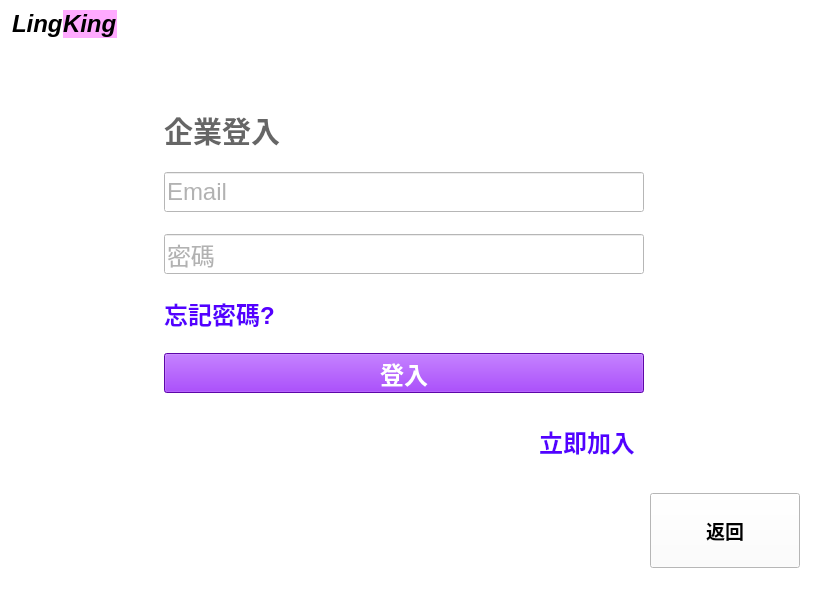
<?xml version="1.0" encoding="UTF-8"?>
<ui version="4.0">
 <class>CompanyLoginWindow</class>
 <widget class="QMainWindow" name="CompanyLoginWindow">
  <property name="geometry">
   <rect>
    <x>0</x>
    <y>0</y>
    <width>837</width>
    <height>600</height>
   </rect>
  </property>
  <property name="windowTitle">
   <string>LingKing</string>
  </property>
  <property name="autoFillBackground">
   <bool>false</bool>
  </property>
  <property name="styleSheet">
   <string notr="true">background-color: rgb(255, 255, 255);</string>
  </property>
  <widget class="QWidget" name="centralwidget">
   <layout class="QGridLayout" name="gridLayout_2">
    <property name="leftMargin">
     <number>12</number>
    </property>
    <property name="topMargin">
     <number>10</number>
    </property>
    <property name="rightMargin">
     <number>12</number>
    </property>
    <property name="bottomMargin">
     <number>10</number>
    </property>
    <item row="0" column="0">
     <layout class="QGridLayout" name="gridLayout">
      <item row="2" column="1">
       <layout class="QVBoxLayout" name="verticalLayout">
        <item>
         <widget class="QLabel" name="label_2">
          <property name="sizePolicy">
           <sizepolicy hsizetype="Minimum" vsizetype="Fixed">
            <horstretch>0</horstretch>
            <verstretch>0</verstretch>
           </sizepolicy>
          </property>
          <property name="minimumSize">
           <size>
            <width>480</width>
            <height>0</height>
           </size>
          </property>
          <property name="maximumSize">
           <size>
            <width>480</width>
            <height>40</height>
           </size>
          </property>
          <property name="palette">
           <palette>
            <active>
             <colorrole role="WindowText">
              <brush brushstyle="SolidPattern">
               <color alpha="255">
                <red>102</red>
                <green>102</green>
                <blue>102</blue>
               </color>
              </brush>
             </colorrole>
             <colorrole role="Button">
              <brush brushstyle="SolidPattern">
               <color alpha="255">
                <red>255</red>
                <green>255</green>
                <blue>255</blue>
               </color>
              </brush>
             </colorrole>
             <colorrole role="Text">
              <brush brushstyle="SolidPattern">
               <color alpha="255">
                <red>156</red>
                <green>156</green>
                <blue>156</blue>
               </color>
              </brush>
             </colorrole>
             <colorrole role="Base">
              <brush brushstyle="SolidPattern">
               <color alpha="255">
                <red>255</red>
                <green>255</green>
                <blue>255</blue>
               </color>
              </brush>
             </colorrole>
             <colorrole role="Window">
              <brush brushstyle="SolidPattern">
               <color alpha="255">
                <red>255</red>
                <green>255</green>
                <blue>255</blue>
               </color>
              </brush>
             </colorrole>
            </active>
            <inactive>
             <colorrole role="WindowText">
              <brush brushstyle="SolidPattern">
               <color alpha="255">
                <red>102</red>
                <green>102</green>
                <blue>102</blue>
               </color>
              </brush>
             </colorrole>
             <colorrole role="Button">
              <brush brushstyle="SolidPattern">
               <color alpha="255">
                <red>255</red>
                <green>255</green>
                <blue>255</blue>
               </color>
              </brush>
             </colorrole>
             <colorrole role="Text">
              <brush brushstyle="SolidPattern">
               <color alpha="255">
                <red>156</red>
                <green>156</green>
                <blue>156</blue>
               </color>
              </brush>
             </colorrole>
             <colorrole role="Base">
              <brush brushstyle="SolidPattern">
               <color alpha="255">
                <red>255</red>
                <green>255</green>
                <blue>255</blue>
               </color>
              </brush>
             </colorrole>
             <colorrole role="Window">
              <brush brushstyle="SolidPattern">
               <color alpha="255">
                <red>255</red>
                <green>255</green>
                <blue>255</blue>
               </color>
              </brush>
             </colorrole>
            </inactive>
            <disabled>
             <colorrole role="WindowText">
              <brush brushstyle="SolidPattern">
               <color alpha="255">
                <red>120</red>
                <green>120</green>
                <blue>120</blue>
               </color>
              </brush>
             </colorrole>
             <colorrole role="Button">
              <brush brushstyle="SolidPattern">
               <color alpha="255">
                <red>255</red>
                <green>255</green>
                <blue>255</blue>
               </color>
              </brush>
             </colorrole>
             <colorrole role="Text">
              <brush brushstyle="SolidPattern">
               <color alpha="255">
                <red>120</red>
                <green>120</green>
                <blue>120</blue>
               </color>
              </brush>
             </colorrole>
             <colorrole role="Base">
              <brush brushstyle="SolidPattern">
               <color alpha="255">
                <red>255</red>
                <green>255</green>
                <blue>255</blue>
               </color>
              </brush>
             </colorrole>
             <colorrole role="Window">
              <brush brushstyle="SolidPattern">
               <color alpha="255">
                <red>255</red>
                <green>255</green>
                <blue>255</blue>
               </color>
              </brush>
             </colorrole>
            </disabled>
           </palette>
          </property>
          <property name="font">
           <font>
            <pointsize>22</pointsize>
            <weight>75</weight>
            <bold>true</bold>
           </font>
          </property>
          <property name="focusPolicy">
           <enum>Qt::NoFocus</enum>
          </property>
          <property name="styleSheet">
           <string notr="true"/>
          </property>
          <property name="text">
           <string>企業登入</string>
          </property>
         </widget>
        </item>
        <item>
         <widget class="QLineEdit" name="email_phone_input">
          <property name="sizePolicy">
           <sizepolicy hsizetype="Minimum" vsizetype="Fixed">
            <horstretch>0</horstretch>
            <verstretch>0</verstretch>
           </sizepolicy>
          </property>
          <property name="minimumSize">
           <size>
            <width>480</width>
            <height>0</height>
           </size>
          </property>
          <property name="maximumSize">
           <size>
            <width>480</width>
            <height>40</height>
           </size>
          </property>
          <property name="palette">
           <palette>
            <active>
             <colorrole role="Button">
              <brush brushstyle="SolidPattern">
               <color alpha="255">
                <red>255</red>
                <green>255</green>
                <blue>255</blue>
               </color>
              </brush>
             </colorrole>
             <colorrole role="Text">
              <brush brushstyle="SolidPattern">
               <color alpha="255">
                <red>102</red>
                <green>102</green>
                <blue>102</blue>
               </color>
              </brush>
             </colorrole>
             <colorrole role="Base">
              <brush brushstyle="SolidPattern">
               <color alpha="255">
                <red>255</red>
                <green>255</green>
                <blue>255</blue>
               </color>
              </brush>
             </colorrole>
             <colorrole role="Window">
              <brush brushstyle="SolidPattern">
               <color alpha="255">
                <red>255</red>
                <green>255</green>
                <blue>255</blue>
               </color>
              </brush>
             </colorrole>
            </active>
            <inactive>
             <colorrole role="Button">
              <brush brushstyle="SolidPattern">
               <color alpha="255">
                <red>255</red>
                <green>255</green>
                <blue>255</blue>
               </color>
              </brush>
             </colorrole>
             <colorrole role="Text">
              <brush brushstyle="SolidPattern">
               <color alpha="255">
                <red>102</red>
                <green>102</green>
                <blue>102</blue>
               </color>
              </brush>
             </colorrole>
             <colorrole role="Base">
              <brush brushstyle="SolidPattern">
               <color alpha="255">
                <red>255</red>
                <green>255</green>
                <blue>255</blue>
               </color>
              </brush>
             </colorrole>
             <colorrole role="Window">
              <brush brushstyle="SolidPattern">
               <color alpha="255">
                <red>255</red>
                <green>255</green>
                <blue>255</blue>
               </color>
              </brush>
             </colorrole>
            </inactive>
            <disabled>
             <colorrole role="Button">
              <brush brushstyle="SolidPattern">
               <color alpha="255">
                <red>255</red>
                <green>255</green>
                <blue>255</blue>
               </color>
              </brush>
             </colorrole>
             <colorrole role="Text">
              <brush brushstyle="SolidPattern">
               <color alpha="255">
                <red>120</red>
                <green>120</green>
                <blue>120</blue>
               </color>
              </brush>
             </colorrole>
             <colorrole role="Base">
              <brush brushstyle="SolidPattern">
               <color alpha="255">
                <red>255</red>
                <green>255</green>
                <blue>255</blue>
               </color>
              </brush>
             </colorrole>
             <colorrole role="Window">
              <brush brushstyle="SolidPattern">
               <color alpha="255">
                <red>255</red>
                <green>255</green>
                <blue>255</blue>
               </color>
              </brush>
             </colorrole>
            </disabled>
           </palette>
          </property>
          <property name="font">
           <font>
            <pointsize>18</pointsize>
            <strikeout>false</strikeout>
            <kerning>true</kerning>
           </font>
          </property>
          <property name="tabletTracking">
           <bool>true</bool>
          </property>
          <property name="focusPolicy">
           <enum>Qt::ClickFocus</enum>
          </property>
          <property name="styleSheet">
           <string notr="true"/>
          </property>
          <property name="text">
           <string/>
          </property>
          <property name="placeholderText">
           <string>Email</string>
          </property>
         </widget>
        </item>
        <item>
         <widget class="QLineEdit" name="password_input">
          <property name="sizePolicy">
           <sizepolicy hsizetype="Minimum" vsizetype="Fixed">
            <horstretch>0</horstretch>
            <verstretch>0</verstretch>
           </sizepolicy>
          </property>
          <property name="minimumSize">
           <size>
            <width>480</width>
            <height>0</height>
           </size>
          </property>
          <property name="maximumSize">
           <size>
            <width>480</width>
            <height>40</height>
           </size>
          </property>
          <property name="palette">
           <palette>
            <active>
             <colorrole role="Button">
              <brush brushstyle="SolidPattern">
               <color alpha="255">
                <red>255</red>
                <green>255</green>
                <blue>255</blue>
               </color>
              </brush>
             </colorrole>
             <colorrole role="Text">
              <brush brushstyle="SolidPattern">
               <color alpha="255">
                <red>102</red>
                <green>102</green>
                <blue>102</blue>
               </color>
              </brush>
             </colorrole>
             <colorrole role="Base">
              <brush brushstyle="SolidPattern">
               <color alpha="255">
                <red>255</red>
                <green>255</green>
                <blue>255</blue>
               </color>
              </brush>
             </colorrole>
             <colorrole role="Window">
              <brush brushstyle="SolidPattern">
               <color alpha="255">
                <red>255</red>
                <green>255</green>
                <blue>255</blue>
               </color>
              </brush>
             </colorrole>
            </active>
            <inactive>
             <colorrole role="Button">
              <brush brushstyle="SolidPattern">
               <color alpha="255">
                <red>255</red>
                <green>255</green>
                <blue>255</blue>
               </color>
              </brush>
             </colorrole>
             <colorrole role="Text">
              <brush brushstyle="SolidPattern">
               <color alpha="255">
                <red>102</red>
                <green>102</green>
                <blue>102</blue>
               </color>
              </brush>
             </colorrole>
             <colorrole role="Base">
              <brush brushstyle="SolidPattern">
               <color alpha="255">
                <red>255</red>
                <green>255</green>
                <blue>255</blue>
               </color>
              </brush>
             </colorrole>
             <colorrole role="Window">
              <brush brushstyle="SolidPattern">
               <color alpha="255">
                <red>255</red>
                <green>255</green>
                <blue>255</blue>
               </color>
              </brush>
             </colorrole>
            </inactive>
            <disabled>
             <colorrole role="Button">
              <brush brushstyle="SolidPattern">
               <color alpha="255">
                <red>255</red>
                <green>255</green>
                <blue>255</blue>
               </color>
              </brush>
             </colorrole>
             <colorrole role="Text">
              <brush brushstyle="SolidPattern">
               <color alpha="255">
                <red>120</red>
                <green>120</green>
                <blue>120</blue>
               </color>
              </brush>
             </colorrole>
             <colorrole role="Base">
              <brush brushstyle="SolidPattern">
               <color alpha="255">
                <red>255</red>
                <green>255</green>
                <blue>255</blue>
               </color>
              </brush>
             </colorrole>
             <colorrole role="Window">
              <brush brushstyle="SolidPattern">
               <color alpha="255">
                <red>255</red>
                <green>255</green>
                <blue>255</blue>
               </color>
              </brush>
             </colorrole>
            </disabled>
           </palette>
          </property>
          <property name="font">
           <font>
            <pointsize>18</pointsize>
            <strikeout>false</strikeout>
            <kerning>true</kerning>
           </font>
          </property>
          <property name="tabletTracking">
           <bool>true</bool>
          </property>
          <property name="focusPolicy">
           <enum>Qt::ClickFocus</enum>
          </property>
          <property name="styleSheet">
           <string notr="true"/>
          </property>
          <property name="text">
           <string/>
          </property>
          <property name="placeholderText">
           <string>密碼</string>
          </property>
         </widget>
        </item>
        <item>
         <widget class="QPushButton" name="go_forget_ps_BTN">
          <property name="sizePolicy">
           <sizepolicy hsizetype="Fixed" vsizetype="Fixed">
            <horstretch>0</horstretch>
            <verstretch>2</verstretch>
           </sizepolicy>
          </property>
          <property name="palette">
           <palette>
            <active>
             <colorrole role="Button">
              <brush brushstyle="SolidPattern">
               <color alpha="255">
                <red>255</red>
                <green>255</green>
                <blue>255</blue>
               </color>
              </brush>
             </colorrole>
             <colorrole role="ButtonText">
              <brush brushstyle="SolidPattern">
               <color alpha="255">
                <red>85</red>
                <green>0</green>
                <blue>255</blue>
               </color>
              </brush>
             </colorrole>
             <colorrole role="Base">
              <brush brushstyle="SolidPattern">
               <color alpha="255">
                <red>255</red>
                <green>255</green>
                <blue>255</blue>
               </color>
              </brush>
             </colorrole>
             <colorrole role="Window">
              <brush brushstyle="SolidPattern">
               <color alpha="255">
                <red>255</red>
                <green>255</green>
                <blue>255</blue>
               </color>
              </brush>
             </colorrole>
            </active>
            <inactive>
             <colorrole role="Button">
              <brush brushstyle="SolidPattern">
               <color alpha="255">
                <red>255</red>
                <green>255</green>
                <blue>255</blue>
               </color>
              </brush>
             </colorrole>
             <colorrole role="ButtonText">
              <brush brushstyle="SolidPattern">
               <color alpha="255">
                <red>85</red>
                <green>0</green>
                <blue>255</blue>
               </color>
              </brush>
             </colorrole>
             <colorrole role="Base">
              <brush brushstyle="SolidPattern">
               <color alpha="255">
                <red>255</red>
                <green>255</green>
                <blue>255</blue>
               </color>
              </brush>
             </colorrole>
             <colorrole role="Window">
              <brush brushstyle="SolidPattern">
               <color alpha="255">
                <red>255</red>
                <green>255</green>
                <blue>255</blue>
               </color>
              </brush>
             </colorrole>
            </inactive>
            <disabled>
             <colorrole role="Button">
              <brush brushstyle="SolidPattern">
               <color alpha="255">
                <red>255</red>
                <green>255</green>
                <blue>255</blue>
               </color>
              </brush>
             </colorrole>
             <colorrole role="ButtonText">
              <brush brushstyle="SolidPattern">
               <color alpha="255">
                <red>120</red>
                <green>120</green>
                <blue>120</blue>
               </color>
              </brush>
             </colorrole>
             <colorrole role="Base">
              <brush brushstyle="SolidPattern">
               <color alpha="255">
                <red>255</red>
                <green>255</green>
                <blue>255</blue>
               </color>
              </brush>
             </colorrole>
             <colorrole role="Window">
              <brush brushstyle="SolidPattern">
               <color alpha="255">
                <red>255</red>
                <green>255</green>
                <blue>255</blue>
               </color>
              </brush>
             </colorrole>
            </disabled>
           </palette>
          </property>
          <property name="font">
           <font>
            <pointsize>18</pointsize>
            <weight>75</weight>
            <bold>true</bold>
           </font>
          </property>
          <property name="cursor">
           <cursorShape>PointingHandCursor</cursorShape>
          </property>
          <property name="mouseTracking">
           <bool>false</bool>
          </property>
          <property name="styleSheet">
           <string notr="true">border:none</string>
          </property>
          <property name="text">
           <string>忘記密碼?</string>
          </property>
         </widget>
        </item>
        <item>
         <widget class="QPushButton" name="login_BTN">
          <property name="sizePolicy">
           <sizepolicy hsizetype="Minimum" vsizetype="Minimum">
            <horstretch>0</horstretch>
            <verstretch>0</verstretch>
           </sizepolicy>
          </property>
          <property name="minimumSize">
           <size>
            <width>480</width>
            <height>0</height>
           </size>
          </property>
          <property name="maximumSize">
           <size>
            <width>480</width>
            <height>40</height>
           </size>
          </property>
          <property name="palette">
           <palette>
            <active>
             <colorrole role="Button">
              <brush brushstyle="SolidPattern">
               <color alpha="255">
                <red>130</red>
                <green>9</green>
                <blue>235</blue>
               </color>
              </brush>
             </colorrole>
             <colorrole role="ButtonText">
              <brush brushstyle="SolidPattern">
               <color alpha="255">
                <red>255</red>
                <green>255</green>
                <blue>255</blue>
               </color>
              </brush>
             </colorrole>
             <colorrole role="Base">
              <brush brushstyle="SolidPattern">
               <color alpha="255">
                <red>130</red>
                <green>9</green>
                <blue>235</blue>
               </color>
              </brush>
             </colorrole>
             <colorrole role="Window">
              <brush brushstyle="SolidPattern">
               <color alpha="255">
                <red>130</red>
                <green>9</green>
                <blue>235</blue>
               </color>
              </brush>
             </colorrole>
            </active>
            <inactive>
             <colorrole role="Button">
              <brush brushstyle="SolidPattern">
               <color alpha="255">
                <red>130</red>
                <green>9</green>
                <blue>235</blue>
               </color>
              </brush>
             </colorrole>
             <colorrole role="ButtonText">
              <brush brushstyle="SolidPattern">
               <color alpha="255">
                <red>255</red>
                <green>255</green>
                <blue>255</blue>
               </color>
              </brush>
             </colorrole>
             <colorrole role="Base">
              <brush brushstyle="SolidPattern">
               <color alpha="255">
                <red>130</red>
                <green>9</green>
                <blue>235</blue>
               </color>
              </brush>
             </colorrole>
             <colorrole role="Window">
              <brush brushstyle="SolidPattern">
               <color alpha="255">
                <red>130</red>
                <green>9</green>
                <blue>235</blue>
               </color>
              </brush>
             </colorrole>
            </inactive>
            <disabled>
             <colorrole role="Button">
              <brush brushstyle="SolidPattern">
               <color alpha="255">
                <red>130</red>
                <green>9</green>
                <blue>235</blue>
               </color>
              </brush>
             </colorrole>
             <colorrole role="ButtonText">
              <brush brushstyle="SolidPattern">
               <color alpha="255">
                <red>120</red>
                <green>120</green>
                <blue>120</blue>
               </color>
              </brush>
             </colorrole>
             <colorrole role="Base">
              <brush brushstyle="SolidPattern">
               <color alpha="255">
                <red>130</red>
                <green>9</green>
                <blue>235</blue>
               </color>
              </brush>
             </colorrole>
             <colorrole role="Window">
              <brush brushstyle="SolidPattern">
               <color alpha="255">
                <red>130</red>
                <green>9</green>
                <blue>235</blue>
               </color>
              </brush>
             </colorrole>
            </disabled>
           </palette>
          </property>
          <property name="font">
           <font>
            <pointsize>18</pointsize>
            <weight>75</weight>
            <bold>true</bold>
           </font>
          </property>
          <property name="cursor">
           <cursorShape>PointingHandCursor</cursorShape>
          </property>
          <property name="styleSheet">
           <string notr="true">background-color: rgb(130, 9, 235);</string>
          </property>
          <property name="text">
           <string>登入</string>
          </property>
         </widget>
        </item>
        <item>
         <widget class="QFrame" name="frame">
          <property name="sizePolicy">
           <sizepolicy hsizetype="Preferred" vsizetype="Fixed">
            <horstretch>0</horstretch>
            <verstretch>0</verstretch>
           </sizepolicy>
          </property>
          <layout class="QHBoxLayout" name="horizontalLayout" stretch="0,0">
           <property name="spacing">
            <number>5</number>
           </property>
           <property name="sizeConstraint">
            <enum>QLayout::SetDefaultConstraint</enum>
           </property>
           <item>
            <spacer name="horizontalSpacer_2">
             <property name="orientation">
              <enum>Qt::Horizontal</enum>
             </property>
             <property name="sizeType">
              <enum>QSizePolicy::Expanding</enum>
             </property>
             <property name="sizeHint" stdset="0">
              <size>
               <width>80</width>
               <height>5</height>
              </size>
             </property>
            </spacer>
           </item>
           <item>
            <widget class="QPushButton" name="go_join_BTN">
             <property name="sizePolicy">
              <sizepolicy hsizetype="Maximum" vsizetype="Fixed">
               <horstretch>0</horstretch>
               <verstretch>0</verstretch>
              </sizepolicy>
             </property>
             <property name="palette">
              <palette>
               <active>
                <colorrole role="Button">
                 <brush brushstyle="SolidPattern">
                  <color alpha="255">
                   <red>255</red>
                   <green>255</green>
                   <blue>255</blue>
                  </color>
                 </brush>
                </colorrole>
                <colorrole role="ButtonText">
                 <brush brushstyle="SolidPattern">
                  <color alpha="255">
                   <red>85</red>
                   <green>0</green>
                   <blue>255</blue>
                  </color>
                 </brush>
                </colorrole>
                <colorrole role="Base">
                 <brush brushstyle="SolidPattern">
                  <color alpha="255">
                   <red>255</red>
                   <green>255</green>
                   <blue>255</blue>
                  </color>
                 </brush>
                </colorrole>
                <colorrole role="Window">
                 <brush brushstyle="SolidPattern">
                  <color alpha="255">
                   <red>255</red>
                   <green>255</green>
                   <blue>255</blue>
                  </color>
                 </brush>
                </colorrole>
               </active>
               <inactive>
                <colorrole role="Button">
                 <brush brushstyle="SolidPattern">
                  <color alpha="255">
                   <red>255</red>
                   <green>255</green>
                   <blue>255</blue>
                  </color>
                 </brush>
                </colorrole>
                <colorrole role="ButtonText">
                 <brush brushstyle="SolidPattern">
                  <color alpha="255">
                   <red>85</red>
                   <green>0</green>
                   <blue>255</blue>
                  </color>
                 </brush>
                </colorrole>
                <colorrole role="Base">
                 <brush brushstyle="SolidPattern">
                  <color alpha="255">
                   <red>255</red>
                   <green>255</green>
                   <blue>255</blue>
                  </color>
                 </brush>
                </colorrole>
                <colorrole role="Window">
                 <brush brushstyle="SolidPattern">
                  <color alpha="255">
                   <red>255</red>
                   <green>255</green>
                   <blue>255</blue>
                  </color>
                 </brush>
                </colorrole>
               </inactive>
               <disabled>
                <colorrole role="Button">
                 <brush brushstyle="SolidPattern">
                  <color alpha="255">
                   <red>255</red>
                   <green>255</green>
                   <blue>255</blue>
                  </color>
                 </brush>
                </colorrole>
                <colorrole role="ButtonText">
                 <brush brushstyle="SolidPattern">
                  <color alpha="255">
                   <red>120</red>
                   <green>120</green>
                   <blue>120</blue>
                  </color>
                 </brush>
                </colorrole>
                <colorrole role="Base">
                 <brush brushstyle="SolidPattern">
                  <color alpha="255">
                   <red>255</red>
                   <green>255</green>
                   <blue>255</blue>
                  </color>
                 </brush>
                </colorrole>
                <colorrole role="Window">
                 <brush brushstyle="SolidPattern">
                  <color alpha="255">
                   <red>255</red>
                   <green>255</green>
                   <blue>255</blue>
                  </color>
                 </brush>
                </colorrole>
               </disabled>
              </palette>
             </property>
             <property name="font">
              <font>
               <pointsize>18</pointsize>
               <weight>75</weight>
               <bold>true</bold>
              </font>
             </property>
             <property name="cursor">
              <cursorShape>PointingHandCursor</cursorShape>
             </property>
             <property name="mouseTracking">
              <bool>false</bool>
             </property>
             <property name="styleSheet">
              <string notr="true">border:none</string>
             </property>
             <property name="text">
              <string>立即加入</string>
             </property>
            </widget>
           </item>
          </layout>
         </widget>
        </item>
       </layout>
      </item>
      <item row="2" column="2">
       <widget class="QLabel" name="info_label">
        <property name="sizePolicy">
         <sizepolicy hsizetype="Minimum" vsizetype="Expanding">
          <horstretch>0</horstretch>
          <verstretch>0</verstretch>
         </sizepolicy>
        </property>
        <property name="minimumSize">
         <size>
          <width>175</width>
          <height>0</height>
         </size>
        </property>
        <property name="palette">
         <palette>
          <active>
           <colorrole role="WindowText">
            <brush brushstyle="SolidPattern">
             <color alpha="255">
              <red>255</red>
              <green>0</green>
              <blue>0</blue>
             </color>
            </brush>
           </colorrole>
           <colorrole role="Button">
            <brush brushstyle="SolidPattern">
             <color alpha="255">
              <red>255</red>
              <green>255</green>
              <blue>255</blue>
             </color>
            </brush>
           </colorrole>
           <colorrole role="Base">
            <brush brushstyle="SolidPattern">
             <color alpha="255">
              <red>255</red>
              <green>255</green>
              <blue>255</blue>
             </color>
            </brush>
           </colorrole>
           <colorrole role="Window">
            <brush brushstyle="SolidPattern">
             <color alpha="255">
              <red>255</red>
              <green>255</green>
              <blue>255</blue>
             </color>
            </brush>
           </colorrole>
          </active>
          <inactive>
           <colorrole role="WindowText">
            <brush brushstyle="SolidPattern">
             <color alpha="255">
              <red>255</red>
              <green>0</green>
              <blue>0</blue>
             </color>
            </brush>
           </colorrole>
           <colorrole role="Button">
            <brush brushstyle="SolidPattern">
             <color alpha="255">
              <red>255</red>
              <green>255</green>
              <blue>255</blue>
             </color>
            </brush>
           </colorrole>
           <colorrole role="Base">
            <brush brushstyle="SolidPattern">
             <color alpha="255">
              <red>255</red>
              <green>255</green>
              <blue>255</blue>
             </color>
            </brush>
           </colorrole>
           <colorrole role="Window">
            <brush brushstyle="SolidPattern">
             <color alpha="255">
              <red>255</red>
              <green>255</green>
              <blue>255</blue>
             </color>
            </brush>
           </colorrole>
          </inactive>
          <disabled>
           <colorrole role="WindowText">
            <brush brushstyle="SolidPattern">
             <color alpha="255">
              <red>120</red>
              <green>120</green>
              <blue>120</blue>
             </color>
            </brush>
           </colorrole>
           <colorrole role="Button">
            <brush brushstyle="SolidPattern">
             <color alpha="255">
              <red>255</red>
              <green>255</green>
              <blue>255</blue>
             </color>
            </brush>
           </colorrole>
           <colorrole role="Base">
            <brush brushstyle="SolidPattern">
             <color alpha="255">
              <red>255</red>
              <green>255</green>
              <blue>255</blue>
             </color>
            </brush>
           </colorrole>
           <colorrole role="Window">
            <brush brushstyle="SolidPattern">
             <color alpha="255">
              <red>255</red>
              <green>255</green>
              <blue>255</blue>
             </color>
            </brush>
           </colorrole>
          </disabled>
         </palette>
        </property>
        <property name="font">
         <font>
          <pointsize>14</pointsize>
         </font>
        </property>
        <property name="text">
         <string/>
        </property>
        <property name="alignment">
         <set>Qt::AlignLeading|Qt::AlignLeft|Qt::AlignTop</set>
        </property>
       </widget>
      </item>
      <item row="0" column="0">
       <layout class="QHBoxLayout" name="horizontalLayout_2">
        <property name="spacing">
         <number>0</number>
        </property>
        <item>
         <widget class="QLabel" name="label">
          <property name="enabled">
           <bool>true</bool>
          </property>
          <property name="sizePolicy">
           <sizepolicy hsizetype="Fixed" vsizetype="Fixed">
            <horstretch>1</horstretch>
            <verstretch>0</verstretch>
           </sizepolicy>
          </property>
          <property name="font">
           <font>
            <pointsize>18</pointsize>
            <weight>75</weight>
            <italic>true</italic>
            <bold>true</bold>
            <strikeout>false</strikeout>
           </font>
          </property>
          <property name="text">
           <string>Ling</string>
          </property>
          <property name="textFormat">
           <enum>Qt::PlainText</enum>
          </property>
          <property name="wordWrap">
           <bool>false</bool>
          </property>
         </widget>
        </item>
        <item>
         <widget class="QLabel" name="label_5">
          <property name="sizePolicy">
           <sizepolicy hsizetype="Fixed" vsizetype="Fixed">
            <horstretch>1</horstretch>
            <verstretch>0</verstretch>
           </sizepolicy>
          </property>
          <property name="font">
           <font>
            <pointsize>18</pointsize>
            <weight>75</weight>
            <italic>true</italic>
            <bold>true</bold>
           </font>
          </property>
          <property name="styleSheet">
           <string notr="true">background-color: rgb(255, 170, 255)</string>
          </property>
          <property name="text">
           <string>King</string>
          </property>
         </widget>
        </item>
        <item>
         <spacer name="horizontalSpacer_3">
          <property name="orientation">
           <enum>Qt::Horizontal</enum>
          </property>
          <property name="sizeType">
           <enum>QSizePolicy::Expanding</enum>
          </property>
          <property name="sizeHint" stdset="0">
           <size>
            <width>20</width>
            <height>10</height>
           </size>
          </property>
         </spacer>
        </item>
       </layout>
      </item>
      <item row="3" column="2">
       <widget class="QPushButton" name="back_BTN">
        <property name="sizePolicy">
         <sizepolicy hsizetype="Expanding" vsizetype="Expanding">
          <horstretch>0</horstretch>
          <verstretch>0</verstretch>
         </sizepolicy>
        </property>
        <property name="minimumSize">
         <size>
          <width>100</width>
          <height>50</height>
         </size>
        </property>
        <property name="maximumSize">
         <size>
          <width>150</width>
          <height>75</height>
         </size>
        </property>
        <property name="font">
         <font>
          <pointsize>14</pointsize>
          <weight>75</weight>
          <bold>true</bold>
         </font>
        </property>
        <property name="cursor">
         <cursorShape>PointingHandCursor</cursorShape>
        </property>
        <property name="styleSheet">
         <string notr="true"/>
        </property>
        <property name="text">
         <string>返回</string>
        </property>
       </widget>
      </item>
      <item row="1" column="0">
       <spacer name="verticalSpacer">
        <property name="orientation">
         <enum>Qt::Vertical</enum>
        </property>
        <property name="sizeType">
         <enum>QSizePolicy::Maximum</enum>
        </property>
        <property name="sizeHint" stdset="0">
         <size>
          <width>20</width>
          <height>50</height>
         </size>
        </property>
       </spacer>
      </item>
      <item row="1" column="2">
       <spacer name="horizontalSpacer">
        <property name="orientation">
         <enum>Qt::Horizontal</enum>
        </property>
        <property name="sizeHint" stdset="0">
         <size>
          <width>40</width>
          <height>20</height>
         </size>
        </property>
       </spacer>
      </item>
     </layout>
    </item>
   </layout>
  </widget>
  <widget class="QStatusBar" name="statusbar"/>
 </widget>
 <resources/>
 <connections/>
</ui>
